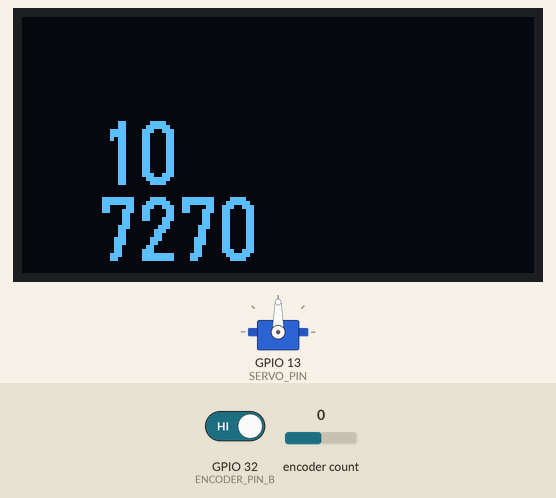
Bench run of a program on a simulated ESP32. On the bench: servo, 128×64 one-colour display. The test bench sets the inputs (shaded band); at power-on: encoder count 0, GPIO 32 (ENCODER_PIN_B) HIGH. WiFi joins after 1.5 s; servers stay silent unless stated; what the program prints to the serial monitor is not drawn.

Above: at 3.1 s.
3.2 s: encoder count set to 1
At 3.39 s:
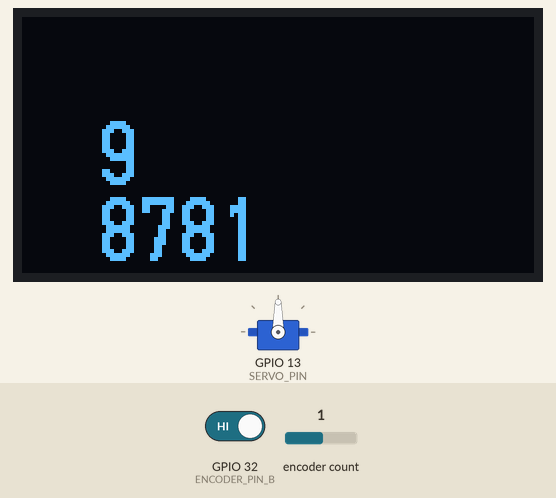
4.8 s: GPIO 32 (ENCODER_PIN_B) driven LOW
At 4.9 s:
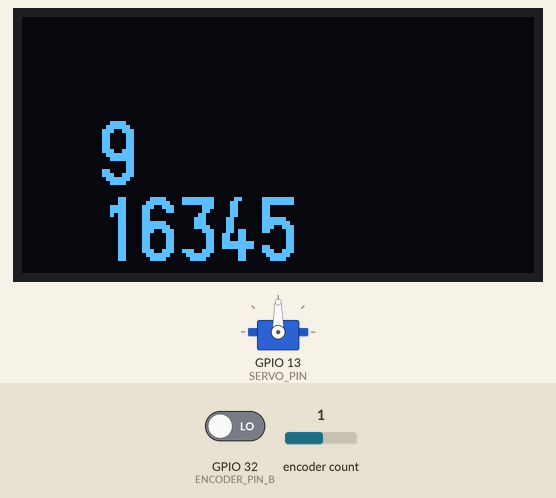
6.3 s: encoder count set to 0
At 6.56 s:
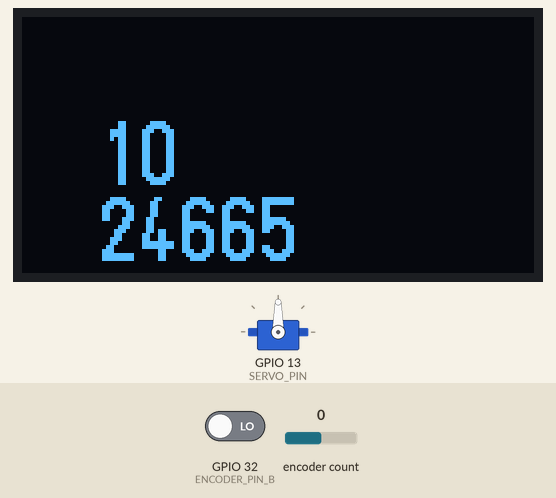
7.9 s: GPIO 32 (ENCODER_PIN_B) driven HIGH
At 8.08 s:
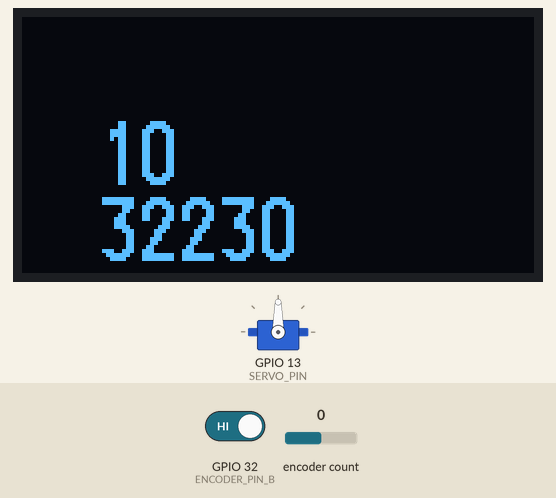
9.5 s: encoder count set to -1
At 9.74 s:
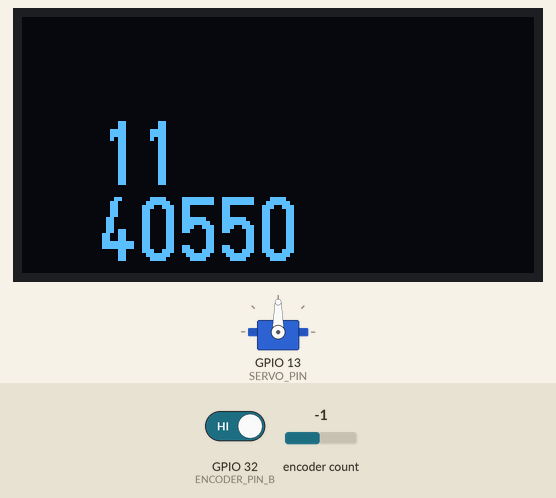
Timing chart, 0 to 12.1 s (numbered marks = the images above; inputs shaded):
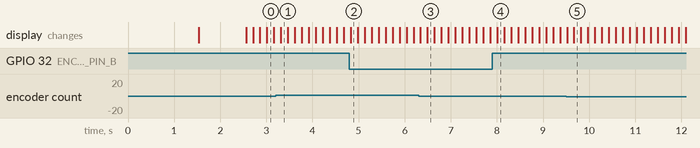

The program:

main.cpp
```cpp
#include <Arduino.h>
#include <U8g2lib.h>
#include <Rotary.h>
#include <WiFi.h>
#include <ESPmDNS.h>
#include <WiFiUdp.h>
#include <ArduinoOTA.h>
#include <ESP32Servo.h>

#ifdef U8X8_HAVE_HW_SPI
#include <SPI.h>
#endif
#ifdef U8X8_HAVE_HW_I2C
#include <Wire.h>
#endif

// ### DISPLAY ###
// vanilla SSD1306 board without Reset pin on I2C SCL (GPIO22) and SDA (GPIO21)
U8G2_SSD1306_128X64_NONAME_1_SW_I2C u8g2(U8G2_R0, /* clock=*/ SCL, /* data=*/ SDA, /* reset=*/ U8X8_PIN_NONE);

// ### ROTARY ENCODER for user input ###
// 20 Position 360 Degree Rotary Encoder EC11 w Push Button
#define ENCODER_PIN_A GPIO_NUM_33
#define ENCODER_PIN_B GPIO_NUM_32
Rotary r = Rotary(ENCODER_PIN_A, ENCODER_PIN_B);  //rotary encoder on pins GPIO32 and GPIO33


int rpm = 10; //revolutions per Minute

// ### STEPPER MOTOR ###
// 40mm Nema17 Stepper Motor 42BYGH 1.7A (17HS4401)
// Stepper Driver A4988

// Motor steps per revolution. Most steppers are 200 steps or 1.8 degrees/step
#define MOTOR_STEPS 400  // Steps per Revolution, we use Half-Steps, therefore 400
#define RPM 120
// Acceleration and deceleration values are always in FULL steps / s^2
#define MOTOR_ACCEL 200  // in steps per second per second
#define MOTOR_DECEL 100
#define STEPPER_DIR GPIO_NUM_16
#define STEPPER_STEP GPIO_NUM_17
#define STEPPER_SLEEP GPIO_NUM_18
#define STEPPER_MS1 GPIO_NUM_25
#define STEPPER_MS2 GPIO_NUM_26
#define STEPPER_MS3 GPIO_NUM_27

// ### SERVO ###
// Hobbyking HK15148 Analog Servo 2.5kg / 0.14sec / 17

#define SERVO_PIN 13
Servo myservo;  // create servo object to control a servo

// ### OTA + WiFi ###

#ifndef WIFI_SSID
#define WIFI_SSID "You should not put your SSID here"
#endif
#ifndef WIFI_PASSWD
#define WIFI_PASSWD "Define your WLAN AP password in platformio_overide.ini"
#endif
const char* ssid = WIFI_SSID;
const char* password = WIFI_PASSWD;

bool OTA_in_Progress = false;

// max 600 rpm = 1 r/sec = 400 steps/sec --> 1 step = 2500 uS
// timer clock divison = 80 --> 1 tick per uS
// 1 rpm = 400 ticks/min --> 1 tick per 150000 hs
volatile uint64_t stepCounter = 0;
volatile uint64_t tPhaseUs = 15000;
volatile uint8_t stepLevel = LOW;
hw_timer_t * timer = NULL;
portMUX_TYPE timerMux = portMUX_INITIALIZER_UNLOCKED;


void draw(int degree, int steps)
{
  u8g2.firstPage();
  do {
    u8g2.setFont(u8g2_font_logisoso16_tf);
    u8g2.setCursor(16+3, 42);
    u8g2.print(degree);
    u8g2.setCursor(16+3, 61);
    u8g2.print(steps);
  } while ( u8g2.nextPage() );
}

void IRAM_ATTR rotaryChanged() {
    unsigned char result = r.process();
    if (result) {
      Serial.println(result == DIR_CW ? "Right" : "Left");
      rpm+= result == DIR_CW ? -1 : 1;
      if (rpm<1) rpm=1;
    }
}

void IRAM_ATTR onStepUpTimer() {
  portENTER_CRITICAL_ISR(&timerMux);

  if (stepLevel==LOW) {
    stepLevel = HIGH;
    stepCounter++;
    timerAlarmWrite(timer, tPhaseUs, true);
  } else {
    stepLevel = LOW;
    timerAlarmWrite(timer, 10, true);
  }
  portEXIT_CRITICAL_ISR(&timerMux);
  digitalWrite(STEPPER_STEP, stepLevel);
}


void setup(void) {
// configure stepper driver A4988
  pinMode(STEPPER_SLEEP, OUTPUT);
  digitalWrite(STEPPER_SLEEP, LOW);
  pinMode(STEPPER_DIR, OUTPUT);
  digitalWrite(STEPPER_DIR, HIGH);
  pinMode(STEPPER_STEP, OUTPUT);
  digitalWrite(STEPPER_STEP, LOW);
  // 400 Half-Steps
  pinMode(STEPPER_MS1, OUTPUT);
  digitalWrite(STEPPER_MS1, HIGH);
  pinMode(STEPPER_MS2, OUTPUT);
  digitalWrite(STEPPER_MS2, LOW);
  pinMode(STEPPER_MS3, OUTPUT);
  digitalWrite(STEPPER_MS3, LOW);
  Serial.begin(115200);
  Serial.println("Booting");

  WiFi.mode(WIFI_STA);
  WiFi.begin(ssid, password);
  while (WiFi.waitForConnectResult() != WL_CONNECTED) {
    Serial.println("Connection Failed! Rebooting...");
    delay(5000);
    ESP.restart();
  }

  // Port defaults to 3232
  // ArduinoOTA.setPort(3232);

  // Hostname defaults to esp3232-[MAC]
  // ArduinoOTA.setHostname("myesp32");

  // No authentication by default
  // ArduinoOTA.setPassword("admin");

  // Password can be set with it's md5 value as well
  // MD5(admin) = 21232f297a57a5a743894a0e4a801fc3
  // ArduinoOTA.setPasswordHash("21232f297a57a5a743894a0e4a801fc3");
  ArduinoOTA
      .onStart([]() {
        OTA_in_Progress = true;
        myservo.detach();
        timerDetachInterrupt(timer);
        String type;
        if (ArduinoOTA.getCommand() == U_FLASH)
          type = "sketch";
        else // U_SPIFFS
          type = "filesystem";

        // NOTE: if updating SPIFFS this would be the place to unmount SPIFFS using SPIFFS.end()
        Serial.println("Start updating " + type);
      })
      .onEnd([]() {
        Serial.println("\nEnd");
      })
      .onProgress([](unsigned int progress, unsigned int total) {
        Serial.printf("Progress: %u%%\r", (progress / (total / 100)));
      })
      .onError([](ota_error_t error) {
        Serial.printf("Error[%u]: ", error);
        if (error == OTA_AUTH_ERROR) Serial.println("Auth Failed");
        else if (error == OTA_BEGIN_ERROR) Serial.println("Begin Failed");
        else if (error == OTA_CONNECT_ERROR) Serial.println("Connect Failed");
        else if (error == OTA_RECEIVE_ERROR) Serial.println("Receive Failed");
        else if (error == OTA_END_ERROR) Serial.println("End Failed");
      });
  ArduinoOTA.begin();

  Serial.println("Ready");
  Serial.print("IP address: ");
  Serial.println(WiFi.localIP());

  myservo.setPeriodHertz(50);// Standard 50hz servo
  myservo.attach(SERVO_PIN, 500, 2400);

  u8g2.begin();
  u8g2.enableUTF8Print();
  r.begin(true);
  attachInterrupt(digitalPinToInterrupt(GPIO_NUM_32), rotaryChanged, CHANGE);
  attachInterrupt(digitalPinToInterrupt(GPIO_NUM_33), rotaryChanged, CHANGE);
  tPhaseUs= 60000000/(400*rpm)-10;
  timer = timerBegin(1, 80, true);
  timerAttachInterrupt(timer, &onStepUpTimer, true);
  timerAlarmWrite(timer, 100, true);  ////
  digitalWrite(STEPPER_SLEEP, HIGH); ////
  timerAlarmEnable(timer);


}

void loop(void) {


  delay(1000);
  long steps = 0;
  for(;;){
    draw(rpm, steps);
    //myservo.write(position);
    ArduinoOTA.handle();
    delay(50);
    portENTER_CRITICAL(&timerMux);
    tPhaseUs= 60000000/(400*rpm)-100;
    steps = stepCounter;
    portEXIT_CRITICAL(&timerMux);

  }
    //Serial.println("foo");
    //position++;

}


//https://github.com/laurb9/StepperDriver?utm_source=platformio&utm_medium=piohome


// https://randomnerdtutorials.com/esp32-pinout-reference-gpios/


// https://github.com/laurb9/StepperDriver = StepperDriver@1.2.0
// is blocking while waiting for the next pulse and can not handle
// speed changes during move

// Maybe https://github.com/Stan-Reifel/FlexySteppe = FlexyStepper@1.0.0
// is a better solution?


 
```
